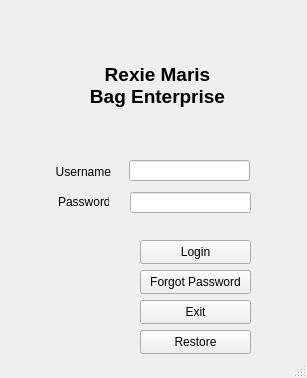
<?xml version="1.0" encoding="UTF-8"?>
<ui version="4.0">
 <class>Login</class>
 <widget class="QMainWindow" name="Login">
  <property name="geometry">
   <rect>
    <x>0</x>
    <y>0</y>
    <width>307</width>
    <height>378</height>
   </rect>
  </property>
  <property name="windowTitle">
   <string>MainWindow</string>
  </property>
  <widget class="QWidget" name="centralwidget">
   <widget class="QLabel" name="label">
    <property name="geometry">
     <rect>
      <x>77</x>
      <y>30</y>
      <width>161</width>
      <height>111</height>
     </rect>
    </property>
    <property name="text">
     <string>&lt;html&gt;&lt;head/&gt;&lt;body&gt;&lt;p align=&quot;center&quot;&gt;&lt;span style=&quot; font-size:14pt; font-weight:700;&quot;&gt;Rexie Maris &lt;br/&gt;Bag Enterprise&lt;/span&gt;&lt;/p&gt;&lt;/body&gt;&lt;/html&gt;</string>
    </property>
   </widget>
   <widget class="QLabel" name="label_2">
    <property name="geometry">
     <rect>
      <x>50</x>
      <y>162</y>
      <width>61</width>
      <height>20</height>
     </rect>
    </property>
    <property name="text">
     <string>&lt;html&gt;&lt;head/&gt;&lt;body&gt;&lt;p align=&quot;right&quot;&gt;Username&lt;/p&gt;&lt;/body&gt;&lt;/html&gt;</string>
    </property>
   </widget>
   <widget class="QLineEdit" name="username_login">
    <property name="geometry">
     <rect>
      <x>129</x>
      <y>160</y>
      <width>121</width>
      <height>21</height>
     </rect>
    </property>
   </widget>
   <widget class="QLineEdit" name="password_login">
    <property name="geometry">
     <rect>
      <x>130</x>
      <y>192</y>
      <width>121</width>
      <height>21</height>
     </rect>
    </property>
    <property name="echoMode">
     <enum>QLineEdit::EchoMode::Password</enum>
    </property>
   </widget>
   <widget class="QLabel" name="label_3">
    <property name="geometry">
     <rect>
      <x>58</x>
      <y>194</y>
      <width>51</width>
      <height>16</height>
     </rect>
    </property>
    <property name="text">
     <string>&lt;html&gt;&lt;head/&gt;&lt;body&gt;&lt;p align=&quot;right&quot;&gt;Password&lt;/p&gt;&lt;/body&gt;&lt;/html&gt;</string>
    </property>
   </widget>
   <widget class="QPushButton" name="forgot_pass_button">
    <property name="geometry">
     <rect>
      <x>140</x>
      <y>270</y>
      <width>111</width>
      <height>24</height>
     </rect>
    </property>
    <property name="text">
     <string>Forgot Password</string>
    </property>
   </widget>
   <widget class="QPushButton" name="login_exit_button">
    <property name="geometry">
     <rect>
      <x>140</x>
      <y>300</y>
      <width>111</width>
      <height>24</height>
     </rect>
    </property>
    <property name="text">
     <string>Exit</string>
    </property>
   </widget>
   <widget class="QPushButton" name="login_button">
    <property name="geometry">
     <rect>
      <x>140</x>
      <y>240</y>
      <width>111</width>
      <height>24</height>
     </rect>
    </property>
    <property name="text">
     <string>Login</string>
    </property>
   </widget>
   <widget class="QPushButton" name="restore_button_login">
    <property name="geometry">
     <rect>
      <x>140</x>
      <y>330</y>
      <width>111</width>
      <height>24</height>
     </rect>
    </property>
    <property name="text">
     <string>Restore</string>
    </property>
   </widget>
  </widget>
  <widget class="QStatusBar" name="statusbar"/>
 </widget>
 <resources/>
 <connections/>
</ui>
